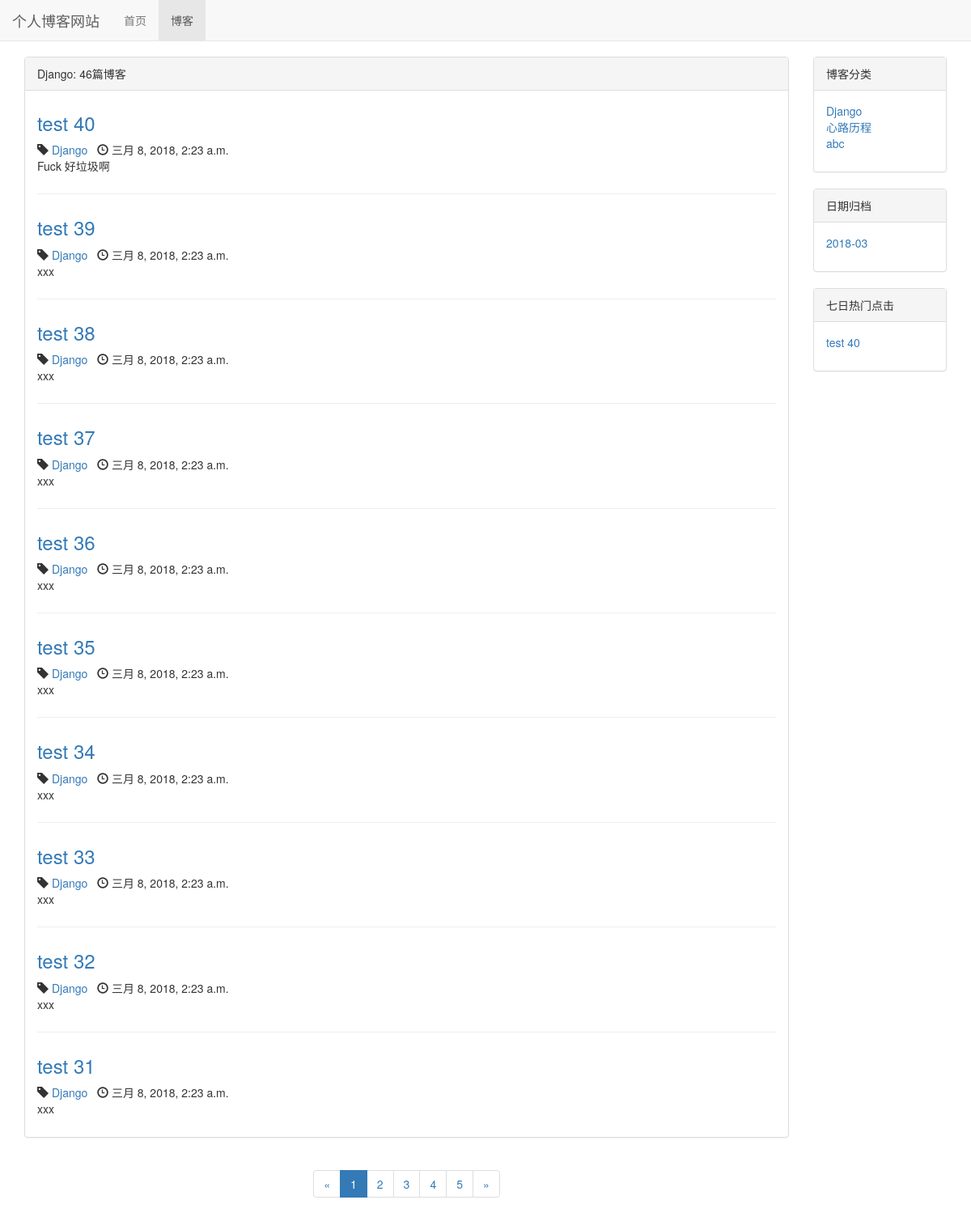
The page /blog/type/1 on the database as committed earlier.
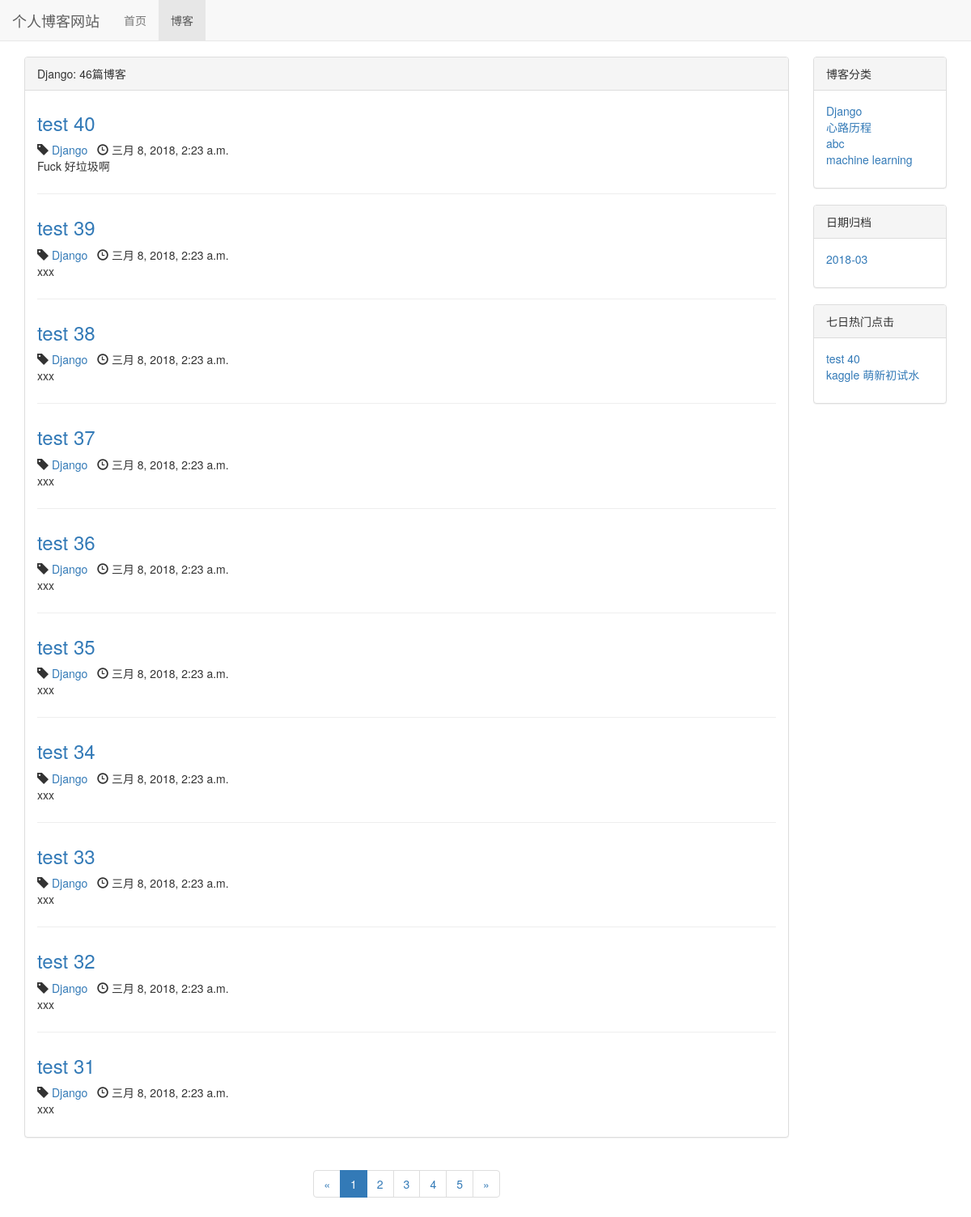
The same page on the database as committed later.
### blog/models.py (models this page shows, shortened)
class Blog(models.Model, ReadNumExpandMethod):
    title = models.CharField(max_length=50)
    blog_type = models.ForeignKey(BlogType, on_delete=models.DO_NOTHING)
    content = RichTextUploadingField()
    author = models.ForeignKey(User, on_delete=models.DO_NOTHING)
    read_details=GenericRelation(ReadDetail)
    create_time = models.DateTimeField(auto_now_add=True)
    last_updated_time = models.DateTimeField(auto_now=True)
    class Meta:
        ordering = ['-create_time']

class BlogType(models.Model):
    type_name = models.CharField(max_length=30)
    def __str__(self):
        return self.type_name

### blog/views.py (the view)
# urls.py: path('type/<int:blog_type_pk>', views.blogs_with_type, name="blogs_with_type"),
def blogs_with_type(request, blog_type_pk):
    blog_type = get_object_or_404(BlogType, pk=blog_type_pk)
    blogs_all_list = Blog.objects.filter(blog_type=blog_type)
    paginator = Paginator(blogs_all_list, 10)  # 十个博客进行分页
    page_num = request.GET.get('page', 1)  # get请求获取页码
    page_of_blogs = paginator.get_page(page_num)
    current_page = page_of_blogs.number
    if paginator.num_pages == 1:
        page_range = [1]
    elif current_page == 1 or current_page == 2:
        if paginator.num_pages <= 5:
            page_range = list(range(1, paginator.num_pages))
        else:
            page_range = list([1, 2, 3, 4, 5])
    elif current_page == paginator.num_pages or current_page == paginator.num_pages - 1:
        if paginator.num_pages <= 5:
            page_range = list(range(1, paginator.num_pages))
        else:
            page_range = list([paginator.num_pages - 4, paginator.num_pages - 3, paginator.num_pages - 2,
                               paginator.num_pages - 1, paginator.num_pages])
    else:
        page_range = list(range(max(current_page - 1, 1), current_page)) + \
                     list(range(current_page, min(current_page + 1, paginator.num_pages) + 1))
    if page_range and page_range[0] >= 3:
        page_range.insert(0, '...')
    if page_range and paginator.num_pages - page_range[-1] >= 2:
        page_range.append('...')
    if page_range and page_range[0] != 1:
        page_range.insert(0, 1)
    if page_range and page_range[-1] != paginator.num_pages:
        page_range.append(paginator.num_pages)
    context = {}
    context['blog_dates'] = Blog.objects.dates(
        'create_time', 'month', order='DESC')
    context['blog_type'] = blog_type
    context['blogs'] = page_of_blogs.object_list
    context['page_of_blogs'] = page_of_blogs
    context['blog_types'] = BlogType.objects.all()
    context['page_range'] = page_range
    context['blogs_all_list'] = blogs_all_list
    for_7_days_hot_data = cache.get('for_7_days_hot_data')
    if for_7_days_hot_data is None:
        for_7_days_hot_data = get_seven_days_hot_blogs()
        cache.set('for_7_days_hot_data', for_7_days_hot_data, 3600)
    context['for_7_days_hot_data'] = get_seven_days_hot_blogs()
    return render(request, 'blogs_with_type.html', context)

### blog/views.py (called while the page is built)
def get_seven_days_hot_blogs():
    today = timezone.now().date()
    date = today - datetime.timedelta(days=7)
    blogs = Blog.objects.filter(read_details__date__lt=today, read_details__date__gt=date). \
        values('id', 'title').annotate(read_num_sum=Sum('read_details__read_num')).order_by('-read_num_sum')
    return blogs

### templates/blogs_with_type.html (shortened to what this page needs)
{% extends 'blog_list.html' %}
{% block blog_list_title %}
    {{ blog_type.type_name }}:
{% endblock %}
{% block sum_up %}{{ blogs_all_list.count }}{% endblock %}

### templates/blog_list.html (shortened to what the changed rows need)
{% extends 'base.html' %}
{% block head_extrends %}
    <link rel="stylesheet" href="/static/blog.css">
{% endblock %}
{% block content %}
    <div class="container">
        <div class="row">
            <div class="col-sm-8 col-md-9 col-lg-10">
                <div class="panel panel-default">
                    <div class="panel-heading">{% block blog_list_title %}博客列表:共{% endblock %}
                        {% block sum_up %}{{ page_of_blogs.paginator.count }}{% endblock %}篇博客
                    </div>
                    <div class="panel-body">
                        {% for blog in blogs %}
                            <div class="blog">
                                <h3><a href="/blog/{{ blog.pk }}">
                                    {{ blog.title }}
                                </a></h3>
                                <p class="blog-info">
                                    <span class="glyphicon glyphicon-tag"></span>
                                    <a href="/blog/type/{{ blog.blog_type_id }}">{{ blog.blog_type }}</a>
                                    <span class="glyphicon glyphicon-time"></span>
                                    {{ blog.create_time }}
                                </p>
                                <p>{{ blog.content|striptags|truncatechars:132 }}</p>
                            </div>
                        {% empty %}
                            <div class="blog">
                                <h3><p>暂无博客，敬请期待</p></h3>
                            </div>
                        {% endfor %}
                    </div>
                </div>
                <div class="paginator">
                    <ul class="pagination">
                        {% for page_num in page_range %}
                            {% if page_num == page_of_blogs.number %}
                                <li class="active"><a href="?page={{ page_num }}">{{ page_num }}</a></li>
                            {% else %}
                                {% if page_num == '...' %}
                                    <li><span>{{ page_num }}</span></li>
                                {% else %}
                                    <li><a href="?page={{ page_num }}">{{ page_num }}</a></li>
                                {% endif %}
                            {% endif %}
                        {% endfor %}
                    </ul>
                </div>
            </div>
            <div class="hidden-xs col-sm-4 col-md-3 col-lg-2 ">
                <div class="panel panel-default">
                    <div class="panel-body">
                        <ul class="blog-types">
                            {% for blog_type in blog_types %}
                                <li>
                                    <a href="/blog/type/{{ blog_type.id }}">{{ blog_type.type_name }}</a>
                                </li>
                            {% empty %}
                                <li>暂无分类</li>
                            {% endfor %}
                        </ul>
                    </div>
                </div>
                <div class="panel panel-default">
                    <div class="panel-body">
                        <ul class="blog-types">
                            {% for blog_date in blog_dates %}
                                <li>
                                    <a href="{% url 'blogs_with_date' blog_date.year blog_date.month %}">
                                        {{ blog_date|date:"Y-m" }}
                                    </a>
                                </li>
                            {% empty %}
                                <li>暂无分类</li>
                            {% endfor %}
                        </ul>
                    </div>
                </div>
                <div class="panel panel-default">
                    <div class="panel-body">
                        <div class="hot_blogs">
                            <div>
                                <ul>
                                    {% for hot_data in for_7_days_hot_data %}
                                        <li>
                                            <a href="/blog/{{ hot_data.id }}">{{ hot_data.title }}</a>
                                        </li>
                                    {% empty %}
                                        <li>暂无热门博客</li>
                                    {% endfor %}
                                </ul>
                            </div>
                        </div>
                    </div>
                </div>
            </div>
        </div>
    </div>
{% endblock %}

Rows that differ between the two databases and show on the page:
added BlogType: type_name "machine learning"
Other text that changed with them:
new list line: "kaggle 萌新初试水"
